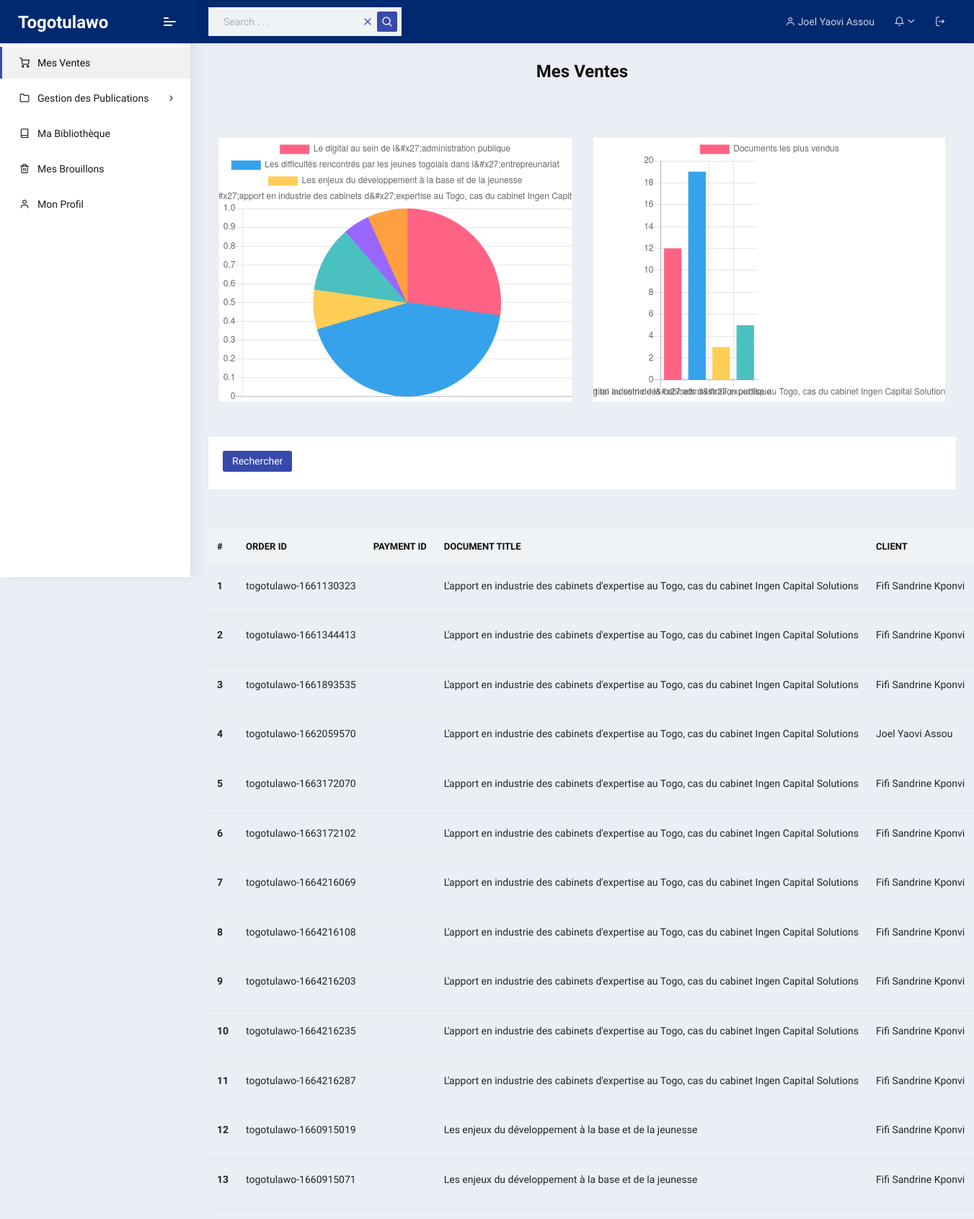
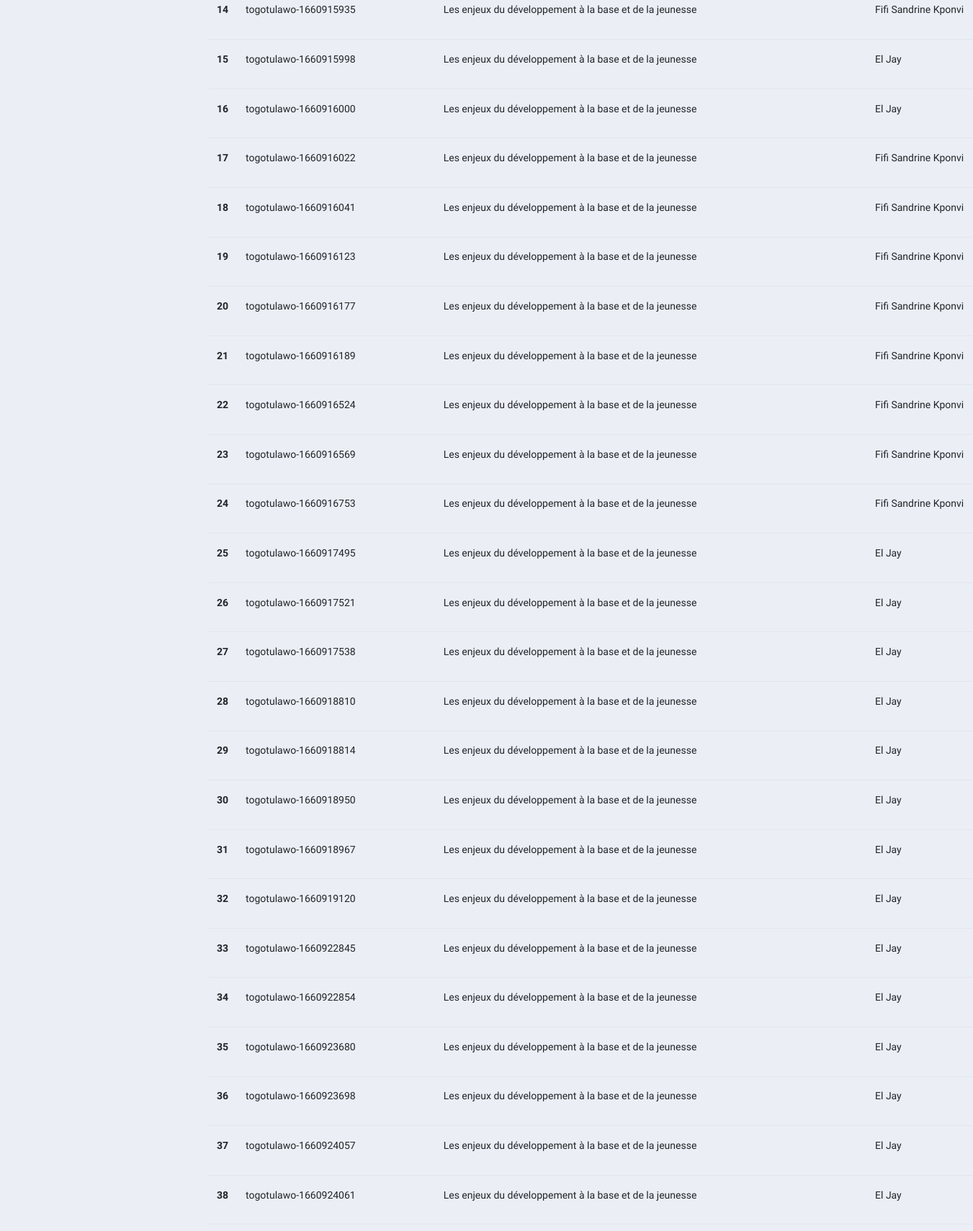
The page /dashboard/ventes/ (signed in, upper part) on the database its author committed (2 pictures, top to bottom).
### main/models/paiement.py (models this page shows)
class Payment(models.Model):
    order_id = models.CharField(max_length = 50 , null = False)
    paygate_payment_id = models.CharField(max_length = 50, null=True)
    payment_reference = models.CharField(max_length = 50, null=True)
    user_article = models.ForeignKey(UserArticle , null = True , blank = True ,  on_delete=models.CASCADE)
    user = models.ForeignKey(User ,  on_delete=models.CASCADE)
    phone_number = models.CharField(max_length=8, null=True)
    network = models.CharField(max_length=6, null=True)
    article = models.ForeignKey(Article , on_delete=models.CASCADE)
    date = models.DateTimeField(auto_now_add=True)
    status = models.BooleanField(default=False)

### main/models/article.py (models this page shows, shortened)
class Article(models.Model):
    option =(
        ('Thèse', 'Thèse'),
        ('Mémoire', 'Mémoire'),
        ('Rapport de stage', 'Rapport de stage'),
        ('Document de synthèse', 'Document de synthèse'),
        ('Article', 'Article'),
        ('Livre', 'Livre'),
    )
    class Meta:
        ordering = ["-publish_date"]
        get_latest_by = "publish_date"
    title = models.CharField(max_length=300, unique=True)
    subtitle = models.CharField(max_length=255, blank=True)
    slug = models.SlugField(max_length=300, unique=True)
    contenu = FroalaField()
    couverture = models.ImageField(upload_to='files/couverture', null=True, blank=True)
    auteur = models.ForeignKey(Auteur, null=False, on_delete=models.CASCADE)
    domaine = models.ForeignKey(Categorie, null=False, on_delete=models.CASCADE)
    type = models.CharField(max_length=100, choices=option)
    resource = models.FileField(
        upload_to="files/resource", null=True, blank=True)
    video_link = models.URLField(max_length=200, null=True, blank=True)
    favourites = models.ManyToManyField(
        User, related_name='favourite', default=None, blank=True)
    discount = models.IntegerField(null=True, blank=True, default=0)
    price = models.IntegerField(null=True, blank=True)
    is_draft = models.BooleanField(default=True)
    active = models.BooleanField(default=False)
    date_created = models.DateTimeField(auto_now_add=True)
    date_modified = models.DateTimeField(auto_now=True)
    publish_date = models.DateTimeField(auto_now_add=True)

### dashboard/views.py (the view)
# urls.py: path('ventes/' , sale , name="ventes"),
@login_required(login_url='/account/login')
def sale(request):
    order = Payment.objects.filter(article__auteur = request.user.auteur, )
    art = Article.objects.filter(auteur = request.user.auteur)
    return render(request , 'ventes.html', locals())

### dashboard/templates/ventes.html (shortened to what this page needs)
{% extends 'index.html' %}
{% load article_custom_tags %}
{% load humanize %}
{% block content %}
<h3 class="text-center">Mes Ventes </h3> <br/>
 <div class="container">
    <div class="row my-5">
        <div class="col-md-6">
            <div class="bg-white">
                <canvas id="myChart1" width="400" height="300"></canvas>
                <script>
                    var ctx = document.getElementById('myChart1').getContext('2d');
                    var myChart1 = new Chart(ctx, {
                        type: 'pie',
                        data: {
                            labels: [{% for i in art %} '{{i.title}}', {% endfor %}],
                            datasets: [{
                                label: 'Article',
                                data: [12, 19, 3, 5, 2, 3],
                                backgroundColor: [
                                    'rgba(255, 99, 132, 1)',
                                    'rgba(54, 162, 235, 1)',
                                    'rgba(255, 206, 86, 1)',
                                    'rgba(75, 192, 192, 1)',
                                    'rgba(153, 102, 255, 1)',
                                    'rgba(255, 159, 64, 1)'
                                ],
                                borderColor: [
                                    'rgba(255, 99, 132, 1)',
                                    'rgba(54, 162, 235, 1)',
                                    'rgba(255, 206, 86, 1)',
                                    'rgba(75, 192, 192, 1)',
                                    'rgba(153, 102, 255, 1)',
                                    'rgba(255, 159, 64, 1)'
                                ],
                                borderWidth: 1
                            }]
                        },
                        options: {
                            scales: {
                                yAxes: [{
                                    ticks: {
                                        beginAtZero: true
                                    }
                                }]
                            }
                        }
                    });
                </script>
            </div>
        </div>
        <div class="col-md-6">
            <div class="bg-white">
                <canvas id="myChart" width="400" height="300"></canvas>
                <script>
                    var ctx = document.getElementById('myChart').getContext('2d');
                    var myChart = new Chart(ctx, {
                        type: 'bar',
                        data: {
                            labels: [{% for i in art %} '{{i.title}}', {% endfor %}],
                            datasets: [{
                                label: 'Documents les plus vendus',
                                data: [12, 19, 3, 5, 2, 3],
                                backgroundColor: [
                                    'rgba(255, 99, 132, 1)',
                                    'rgba(54, 162, 235, 1)',
                                    'rgba(255, 206, 86, 1)',
                                    'rgba(75, 192, 192, 1)',
                                    'rgba(153, 102, 255, 1)',
                                    'rgba(255, 159, 64, 1)'
                                ],
                                borderColor: [
                                    'rgba(255, 99, 132, 1)',
                                    'rgba(54, 162, 235, 1)',
                                    'rgba(255, 206, 86, 1)',
                                    'rgba(75, 192, 192, 1)',
                                    'rgba(153, 102, 255, 1)',
                                    'rgba(255, 159, 64, 1)'
                                ],
                                borderWidth: 1
                            }]
                        },
                        options: {
                            scales: {
                                yAxes: [{
                                    ticks: {
                                        beginAtZero: true
                                    }
                                }]
                            }
                        }
                    });
                </script>
            </div>
        </div>
    </div>
</div>
    <div class="row">
        <div class="col">
            <div class="card card-body">
                <form method="get">
                    <button class="btn btn-primary btn-sm" type="submit">Rechercher</button>
                </form>
            </div>
        </div>
    </div>
	<br>
<table class="table table-hover">
	<thead>
		<tr>
			<th scope="col">#</th>
			<th scope="col">Order ID</th>
			<th scope="col">Payment ID</th>
			<th scope="col">Document title</th>
			<th scope="col">Client</th>
		</tr>
	</thead>
	<tbody>
		{% for i in order %}
		<tr>
			<th scope="row">{{forloop.counter}}</th>
			<td>{{i.order_id}}</td>
			<td>{{i.payment_id}}</td>
			<td>{{i.article.title}}</td>
			<td>{{i.user.get_full_name}}</td>
		</tr>
		{% endfor %}
	</tbody>
</table>
</div>
</div>
</div>
</div>
</div>
{% endblock %}

### dashboard/templates/index.html (shortened to what this page needs)
{% load static %}
<!DOCTYPE html>
<html lang="en">
<head>
	<link rel="stylesheet" type="text/css" href="{% static '/dashboard/assets/fonts/fontawesome/css/fontawesome-all.min.css' %}">
	<link rel="stylesheet" type="text/css" href="{% static '/dashboard/assets/plugins/animation/css/animate.min.css' %}">
	<link rel="stylesheet" type="text/css" href="https://stackpath.bootstrapcdn.com/bootstrap/4.3.1/css/bootstrap.min.css"
>
	<link href="{% static '/maxcdn.bootstrapcdn.com/bootstrap/3.3.0/css/bootstrap.min.css' %}" rel="stylesheet" id="bootstrap-css">
	<link rel="stylesheet" type="text/css" href="{% static '/dashboard/assets/css/style.css' %}">
	<link rel="stylesheet" href="{% static '/dashboard/assets/css/dash.css' %}">
</head>
<body class="">
	<nav class="pcoded-navbar menupos-fixed menu-light brand-blue ">
		<div class="navbar-wrapper ">
			<div class="navbar-brand header-logo">
				<a href="{% url 'main:accueil' %}" class="b-brand" style=" margin-top: 10px;">
					<h3 style="color: rgb(255, 255, 255);" >Togotulawo</h3>
				</a>
				<a class="mobile-menu" id="mobile-collapse" href="#!"><span></span></a>
			</div>
			<div class="navbar-content scroll-div">
				<ul class="nav pcoded-inner-navbar">
					<li class="nav-item"><a href="{% url 'dashboard:ventes' %}" class="nav-link"><span class="pcoded-micon"><i
						class="feather icon-shopping-cart"></i></span><span class="pcoded-mtext">Mes Ventes</span></a>
					</li>
					<li class="nav-item pcoded-hasmenu">
						<a href="#" class="nav-link"><span class="pcoded-micon"><i
									class="feather icon-folder"></i></span><span class="pcoded-mtext">Gestion des
								Publications</span></a>
					</li>
					<li class="nav-item"><a href="" class="nav-link"><span class="pcoded-micon"><i
						class="feather icon-book"></i></span><span class="pcoded-mtext">Ma Bibliothèque</span></a>
					</li>
					<li class="nav-item"><a href="{% url 'dashboard:brouillon' %}" class="nav-link"><span class="pcoded-micon"><i
						class="feather icon-trash-2"></i></span><span class="pcoded-mtext">Mes Brouillons</span></a>
					</li>
					<li class="nav-item"><a href="{% url 'dashboard:profil' %}" class="nav-link"><span class="pcoded-micon"><i
						class="feather icon-user"></i></span><span class="pcoded-mtext">Mon Profil</span></a>
					</li>
			</ul>
			</div>
		</div>
	</nav>
	<header class="navbar pcoded-header header-blue navbar-expand-lg navbar-light headerpos-fixed">
		<div class="collapse navbar-collapse">
			<ul class="navbar-nav mr-auto">
				<li class="nav-item">
					<div class="main-search open">
						<div class="input-group">
							<input type="text" id="m-search" class="form-control" placeholder="Search . . .">
							<a href="#!" class="input-group-append search-close">
								<i class="feather icon-x input-group-text"></i>
							</a>
							<span class="input-group-append search-btn btn btn-primary">
								<i class="feather icon-search input-group-text"></i>
							</span>
						</div>
					</div>
				</li>
			</ul>
			<ul class="navbar-nav ml-auto">
			<li>
				<div class="dropdown drp-user">
					<div class="pro-head">
						<i class="icon feather icon-user"></i>
						<span style="font: bold;">{{request.user.get_full_name}}</span>
					</div>
				</div>
			</li>
			<li>
				<div class="dropdown">
					<a class="dropdown-toggle" href="#" data-toggle="dropdown"><i
							class="icon feather icon-bell"></i></a>
				</div>
			</li>
			<li>
				<div class="dropdown drp-user">
					<div class="pro-head">
						<a href="{% url 'account:logout' %}" class="dud-logout" title="Logout">
							<i class="feather icon-log-out"></i>
						</a>
					</div>
				</div>
			</li>
			</ul>
		</div>
	</header>
	<div class="pcoded-main-container">
		<div class="pcoded-wrapper">
			<div class="pcoded-content">
				<div class="pcoded-inner-content">
					<div class="main-body">
						<div class="page-wrapper">
							{% block content %}
							{% endblock %}
						</div>
</body>
</html>

### static/dashboard/assets/css/dash.css (style rules this page uses)
body { background-color: #ebeff5; }

### rows shown on the page
Payment: order_id "togotulawo-1661130323", article "L'apport en industrie des cabinets d'expertise au Togo, cas du cabinet Ingen Capital Solutions", user.get_full_name "Fifi Sandrine Kponvi"
Payment: order_id "togotulawo-1661344413", article "L'apport en industrie des cabinets d'expertise au Togo, cas du cabinet Ingen Capital Solutions", user.get_full_name "Fifi Sandrine Kponvi"
Payment: order_id "togotulawo-1661893535", article "L'apport en industrie des cabinets d'expertise au Togo, cas du cabinet Ingen Capital Solutions", user.get_full_name "Fifi Sandrine Kponvi"
Payment: order_id "togotulawo-1662059570", article "L'apport en industrie des cabinets d'expertise au Togo, cas du cabinet Ingen Capital Solutions", user.get_full_name "Joel Yaovi Assou"
Payment: order_id "togotulawo-1663172070", article "L'apport en industrie des cabinets d'expertise au Togo, cas du cabinet Ingen Capital Solutions", user.get_full_name "Fifi Sandrine Kponvi"
Payment: order_id "togotulawo-1663172102", article "L'apport en industrie des cabinets d'expertise au Togo, cas du cabinet Ingen Capital Solutions", user.get_full_name "Fifi Sandrine Kponvi"
Payment: order_id "togotulawo-1664216069", article "L'apport en industrie des cabinets d'expertise au Togo, cas du cabinet Ingen Capital Solutions", user.get_full_name "Fifi Sandrine Kponvi"
Payment: order_id "togotulawo-1664216108", article "L'apport en industrie des cabinets d'expertise au Togo, cas du cabinet Ingen Capital Solutions", user.get_full_name "Fifi Sandrine Kponvi"
Payment: order_id "togotulawo-1664216203", article "L'apport en industrie des cabinets d'expertise au Togo, cas du cabinet Ingen Capital Solutions", user.get_full_name "Fifi Sandrine Kponvi"
Payment: order_id "togotulawo-1664216235", article "L'apport en industrie des cabinets d'expertise au Togo, cas du cabinet Ingen Capital Solutions", user.get_full_name "Fifi Sandrine Kponvi"
Payment: order_id "togotulawo-1664216287", article "L'apport en industrie des cabinets d'expertise au Togo, cas du cabinet Ingen Capital Solutions", user.get_full_name "Fifi Sandrine Kponvi"
Payment: order_id "togotulawo-1660915019", article "Les enjeux du développement à la base et de la jeunesse", user.get_full_name "Fifi Sandrine Kponvi"
Payment: order_id "togotulawo-1660915071", article "Les enjeux du développement à la base et de la jeunesse", user.get_full_name "Fifi Sandrine Kponvi"
Payment: order_id "togotulawo-1660915935", article "Les enjeux du développement à la base et de la jeunesse", user.get_full_name "Fifi Sandrine Kponvi"
Payment: order_id "togotulawo-1660915998", article "Les enjeux du développement à la base et de la jeunesse", user.get_full_name "El Jay"
Payment: order_id "togotulawo-1660916000", article "Les enjeux du développement à la base et de la jeunesse", user.get_full_name "El Jay"
Payment: order_id "togotulawo-1660916022", article "Les enjeux du développement à la base et de la jeunesse", user.get_full_name "Fifi Sandrine Kponvi"
Payment: order_id "togotulawo-1660916041", article "Les enjeux du développement à la base et de la jeunesse", user.get_full_name "Fifi Sandrine Kponvi"
Payment: order_id "togotulawo-1660916123", article "Les enjeux du développement à la base et de la jeunesse", user.get_full_name "Fifi Sandrine Kponvi"
Payment: order_id "togotulawo-1660916177", article "Les enjeux du développement à la base et de la jeunesse", user.get_full_name "Fifi Sandrine Kponvi"
Payment: order_id "togotulawo-1660916189", article "Les enjeux du développement à la base et de la jeunesse", user.get_full_name "Fifi Sandrine Kponvi"
Payment: order_id "togotulawo-1660916524", article "Les enjeux du développement à la base et de la jeunesse", user.get_full_name "Fifi Sandrine Kponvi"
Payment: order_id "togotulawo-1660916569", article "Les enjeux du développement à la base et de la jeunesse", user.get_full_name "Fifi Sandrine Kponvi"
Payment: order_id "togotulawo-1660916753", article "Les enjeux du développement à la base et de la jeunesse", user.get_full_name "Fifi Sandrine Kponvi"
Payment: order_id "togotulawo-1660917495", article "Les enjeux du développement à la base et de la jeunesse", user.get_full_name "El Jay"
Payment: order_id "togotulawo-1660917521", article "Les enjeux du développement à la base et de la jeunesse", user.get_full_name "El Jay"
Payment: order_id "togotulawo-1660917538", article "Les enjeux du développement à la base et de la jeunesse", user.get_full_name "El Jay"
Payment: order_id "togotulawo-1660918810", article "Les enjeux du développement à la base et de la jeunesse", user.get_full_name "El Jay"
Payment: order_id "togotulawo-1660918814", article "Les enjeux du développement à la base et de la jeunesse", user.get_full_name "El Jay"
Payment: order_id "togotulawo-1660918950", article "Les enjeux du développement à la base et de la jeunesse", user.get_full_name "El Jay"
Payment: order_id "togotulawo-1660918967", article "Les enjeux du développement à la base et de la jeunesse", user.get_full_name "El Jay"
Payment: order_id "togotulawo-1660919120", article "Les enjeux du développement à la base et de la jeunesse", user.get_full_name "El Jay"
Payment: order_id "togotulawo-1660922845", article "Les enjeux du développement à la base et de la jeunesse", user.get_full_name "El Jay"
Payment: order_id "togotulawo-1660922854", article "Les enjeux du développement à la base et de la jeunesse", user.get_full_name "El Jay"
Payment: order_id "togotulawo-1660923680", article "Les enjeux du développement à la base et de la jeunesse", user.get_full_name "El Jay"
Payment: order_id "togotulawo-1660923698", article "Les enjeux du développement à la base et de la jeunesse", user.get_full_name "El Jay"
Payment: order_id "togotulawo-1660924057", article "Les enjeux du développement à la base et de la jeunesse", user.get_full_name "El Jay"
Payment: order_id "togotulawo-1660924061", article "Les enjeux du développement à la base et de la jeunesse", user.get_full_name "El Jay"

### other values the page prints
{{ request.user.get_full_name }} "Joel Yaovi Assou"
